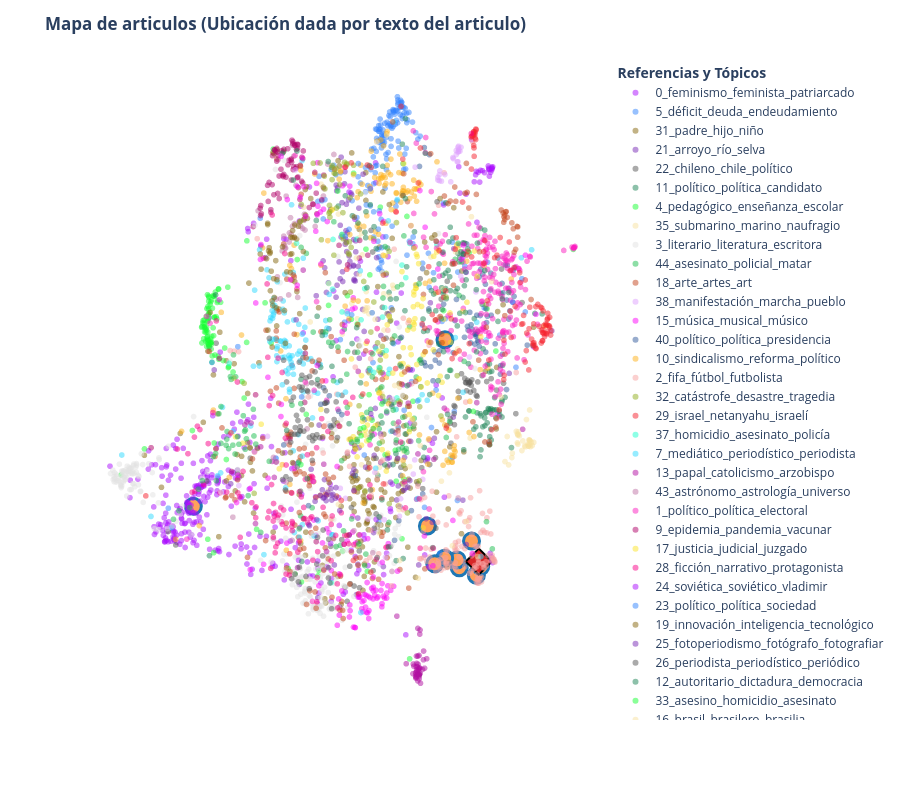
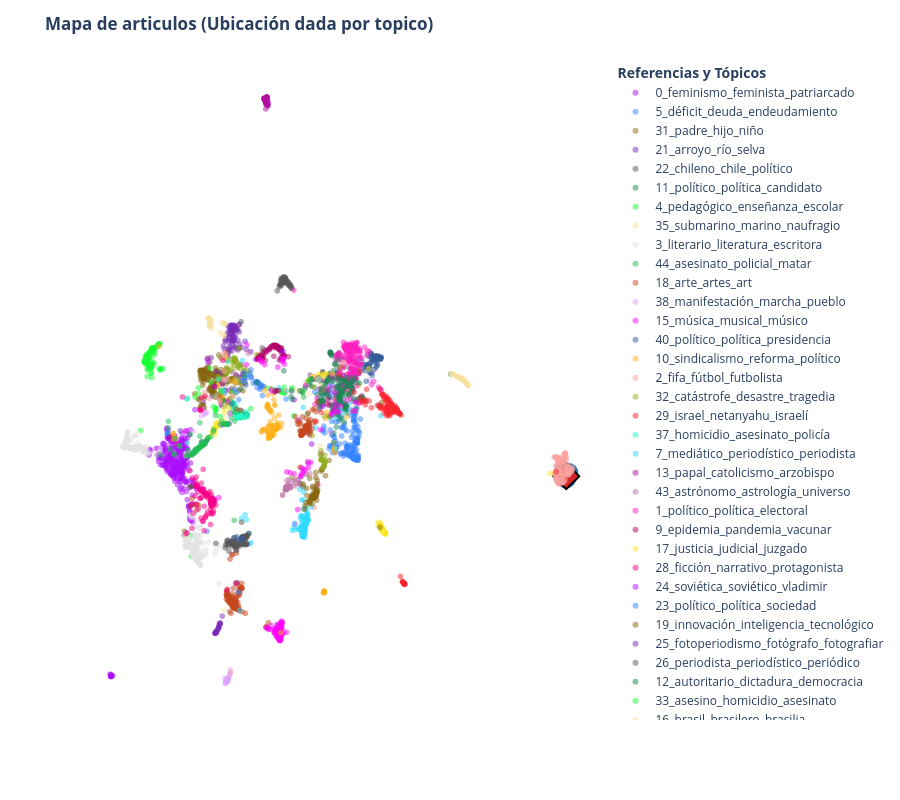

Notebook cell for these charts, in order:
### Code cell
DOC_ID_A_CONSULTAR = 150
df_similares = recomendar_similares_por_topico(DOC_ID_A_CONSULTAR, top_n=10)
display(df_similares)

# Gráfico 1: El texto crudo
fig_semantico = visualizar_constelacion_color(
    DOC_ID_A_CONSULTAR, df_similares, 
    col_x="umap_sem_x", col_y="umap_sem_y", 
    titulo_grafico="Mapa de articulos (Ubicación dada por texto del articulo)"
)
fig_semantico.show()

# Gráfico 2: La receta de temas
fig_tematico = visualizar_constelacion_color(
    DOC_ID_A_CONSULTAR, df_similares, 
    col_x="umap_tem_x", col_y="umap_tem_y", 
    titulo_grafico="Mapa de articulos (Ubicación dada por topico)"
)
fig_tematico.show()
